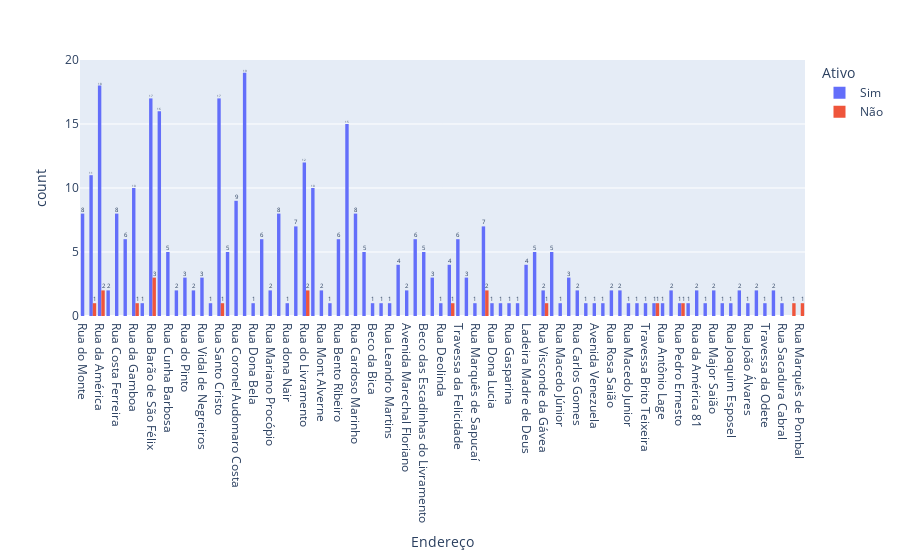

Notebook code for this chart:
### Code cell
px.histogram(dados,x='Endereço',text_auto=True,color='Ativo',barmode='group')

### Figure 1 — Plotly figure (JSON) as saved in the notebook; plotly's stock layout.template omitted (floating-point values rounded to 4 significant figures; data arrays with more than 128 entries replaced by an {"elided": "..."} marker saying what was removed)
{"data": [{"alignmentgroup": "True", "bingroup": "x", "hovertemplate": "Ativo=Sim<br>Endereço=%{x}<br>count=%{y}<extra></extra>", "legendgroup": "Sim", "marker": {"color": "#636efa", "pattern": {"shape": ""}}, "name": "Sim", "offsetgroup": "Sim", "orientation": "v", "showlegend": true, "texttemplate": "%{value}", "type": "histogram", "x": {"elided": "350 str values"}, "xaxis": "x", "yaxis": "y"}, {"alignmentgroup": "True", "bingroup": "x", "hovertemplate": "Ativo=Não<br>Endereço=%{x}<br>count=%{y}<extra></extra>", "legendgroup": "Não", "marker": {"color": "#EF553B", "pattern": {"shape": ""}}, "name": "Não", "offsetgroup": "Não", "orientation": "v", "showlegend": true, "texttemplate": "%{value}", "type": "histogram", "x": ["Rua da América", "Rua da América", "Rua Barão de São Félix", "Rua do Livramento", "Rua Pedro Ernesto", "Rua Santo Cristo", "Rua da Gamboa", "Rua Marcílio Dias", "Rua do Livramento", "Rua Waldemar Dutra", "Rua Pedro Alves", "Rua Marquês de Pombal", "Rua Barão de São Félix", "Rua Barão de São Félix", "Rua Camerino", "Rua Pedro Alves", "Rua Senador Pompeu", "Rua Visconde da Gávea"], "xaxis": "x", "yaxis": "y"}], "layout": {"barmode": "group", "legend": {"title": {"text": "Ativo"}, "tracegroupgap": 0}, "margin": {"t": 60}, "xaxis": {"anchor": "y", "domain": [0, 1], "title": {"text": "Endereço"}}, "yaxis": {"anchor": "x", "domain": [0, 1], "title": {"text": "count"}}}}
